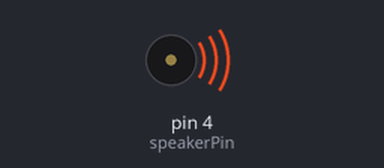
Simulated run of this sketch. Board: Arduino Uno, built with avr-gcc and run on an emulated ATmega328P. Shown: buzzer (waves = sounding). What the sketch prints to the serial monitor is not drawn.

Above: at 0.1 s.
At 1.8 s:
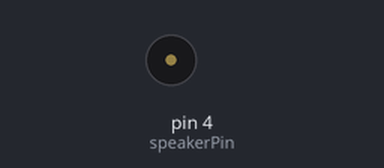
Timing chart, 0 to 3.3 s (numbered marks = the images above):
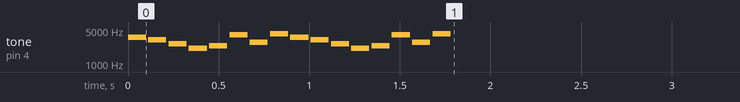

The sketch:

StartResetIndicator.ino
```cpp
#include "musical_notes.h"

int speakerPin = 4; // speaker connected to digital pin 9

void martinillo(){
  tone(speakerPin, note_E6,1000);
  delay(450);
  tone(speakerPin, note_F6,1000);
  delay(450);
  tone(speakerPin, note_G6,1000);
  delay(450);
  tone(speakerPin, note_E6,1000);
  delay(450);

  delay(450);
  tone(speakerPin, note_E6,1000);
  delay(450);
  tone(speakerPin, note_F6,1000);
  delay(450);
  tone(speakerPin, note_G6,1000);
  delay(450);
  tone(speakerPin, note_E6,1000);
  delay(450);

  delay(450);
  tone(speakerPin, note_G6,1000);
  delay(450);
  tone(speakerPin, note_A7,1000);
  delay(450);
  tone(speakerPin, note_B7,1000);
  delay(450);

  delay(450);
  tone(speakerPin, note_G6,1000);
  delay(450);
  tone(speakerPin, note_A7,1000);
  delay(450);
  tone(speakerPin, note_B7,1000);
  delay(450);

  delay(450);
  tone(speakerPin, note_B7,750);
  delay(450);
  tone(speakerPin, note_C7,750);
  delay(450);
  tone(speakerPin, note_B7,750);
  delay(450);
  tone(speakerPin, note_A7,750);
  delay(450);
  tone(speakerPin, note_G7,750);
  delay(450);
  tone(speakerPin, note_E6,750);
  delay(450);

  delay(450);
  tone(speakerPin, note_B7,750);
  delay(450);
  tone(speakerPin, note_C7,750);
  delay(450);
  tone(speakerPin, note_B7,750);
  delay(450);
  tone(speakerPin, note_A7,750);
  delay(450);
  tone(speakerPin, note_G7,750);
  delay(450);
  tone(speakerPin, note_E6,750);
  delay(450);

  delay(450);
  tone(speakerPin, note_F6,1000);
  delay(450);
  tone(speakerPin, note_B7,1000);
  delay(450);
  tone(speakerPin, note_E6,1000);
  delay(450);

  delay(450);
  tone(speakerPin, note_F6,1000);
  delay(450);
  tone(speakerPin, note_B7,1000);
  delay(450);
  tone(speakerPin, note_E6,1000);
  delay(450);
}

void r2D2(){
  tone(speakerPin, note_A7,100); //A
  delay(112);
  tone(speakerPin, note_G7,100); //G
  delay(112);
  tone(speakerPin, note_E7,100); //E
  delay(112);
  tone(speakerPin, note_C7,100); //C
  delay(112);
  tone(speakerPin, note_D7,100); //D
  delay(112);
  tone(speakerPin, note_B7,100); //B
  delay(112);
  tone(speakerPin, note_F7,100); //F
  delay(112);
  tone(speakerPin, note_C8,100); //C
  delay(112);
  tone(speakerPin, note_A7,100); //A
  delay(112);
  tone(speakerPin, note_G7,100); //G
  delay(112);
  tone(speakerPin, note_E7,100); //E
  delay(112);
  tone(speakerPin, note_C7,100); //C
  delay(112);
  tone(speakerPin, note_D7,100); //D
  delay(112);
  tone(speakerPin, note_B7,100); //B
  delay(112);
  tone(speakerPin, note_F7,100); //F
  delay(112);
  tone(speakerPin, note_C8,100); //C
  delay(112);
}

void setup()
{
  Serial.begin(9600);
  Serial.println("Beep!");

  r2D2();
  delay(500);
  /* tone(speakerPin, 3000, 1000); */
  /* delay(1000);c */
}

void loop()
{
  Serial.println("Waiting for reset...");
  delay(1000);
}
```

musical_notes.h
```cpp
// Reference:  This list was adapted from the table located here:
// 		http://www.phy.mtu.edu/~suits/notefreqs.html
const float  note_C0 = 16.35;  //C0
const float  note_Db0 = 17.32;  //C#0/Db0
const float  note_D0 = 18.35;  //D0
const float  note_Eb0 = 19.45;  //D#0/Eb0
const float  note_E0 = 20.6;  //E0
const float  note_F0 = 21.83;  //F0
const float  note_Gb0 = 23.12;  //F#0/Gb0
const float  note_G0 = 24.5;  //G0
const float  note_Ab0 = 25.96;  //G#0/Ab0
const float  note_A0 = 27.5;  //A0
const float  note_Bb0 = 29.14;  //A#0/Bb0
const float  note_B0 = 30.87;  //B0
const float  note_C1 = 32.7;  //C1
const float  note_Db1 = 34.65;  //C#1/Db1
const float  note_D1 = 36.71;  //D1
const float  note_Eb1 = 38.89;  //D#1/Eb1
const float  note_E1 = 41.2;  //E1
const float  note_F1 = 43.65;  //F1
const float  note_Gb1 = 46.25;  //F#1/Gb1
const float  note_G1 = 49;  //G1
const float  note_Ab1 = 51.91;  //G#1/Ab1
const float  note_A1 = 55;  //A1
const float  note_Bb1 = 58.27;  //A#1/Bb1
const float  note_B1 = 61.74;  //B1
const float  note_C2 = 65.41;  //C2 (Middle C)
const float  note_Db2 = 69.3;  //C#2/Db2
const float  note_D2 = 73.42;  //D2
const float  note_Eb2 = 77.78;  //D#2/Eb2
const float  note_E2 = 82.41;  //E2
const float  note_F2 = 87.31;  //F2
const float  note_Gb2 = 92.5;  //F#2/Gb2
const float  note_G2 = 98;  //G2
const float  note_Ab2 = 103.83;  //G#2/Ab2
const float  note_A2 = 110;  //A2
const float  note_Bb2 = 116.54;  //A#2/Bb2
const float  note_B2 = 123.47;  //B2
const float  note_C3 = 130.81;  //C3
const float  note_Db3 = 138.59;  //C#3/Db3
const float  note_D3 = 146.83;  //D3
const float  note_Eb3 = 155.56;  //D#3/Eb3
const float  note_E3 = 164.81;  //E3
const float  note_F3 = 174.61;  //F3
const float  note_Gb3 = 185;  //F#3/Gb3
const float  note_G3 = 196;  //G3
const float  note_Ab3 = 207.65;  //G#3/Ab3
const float  note_A3 = 220;  //A3
const float  note_Bb3 = 233.08;  //A#3/Bb3
const float  note_B3 = 246.94;  //B3
const float  note_C4 = 261.63;  //C4
const float  note_Db4 = 277.18;  //C#4/Db4
const float  note_D4 = 293.66;  //D4
const float  note_Eb4 = 311.13;  //D#4/Eb4
const float  note_E4 = 329.63;  //E4
const float  note_F4 = 349.23;  //F4
const float  note_Gb4 = 369.99;  //F#4/Gb4
const float  note_G4 = 392;  //G4
const float  note_Ab4 = 415.3;  //G#4/Ab4
const float  note_A4 = 440;  //A4
const float  note_Bb4 = 466.16;  //A#4/Bb4
const float  note_B4 = 493.88;  //B4
const float  note_C5 = 523.25;  //C5
const float  note_Db5 = 554.37;  //C#5/Db5
const float  note_D5 = 587.33;  //D5
const float  note_Eb5 = 622.25;  //D#5/Eb5
const float  note_E5 = 659.26;  //E5
const float  note_F5 = 698.46;  //F5
const float  note_Gb5 = 739.99;  //F#5/Gb5
const float  note_G5 = 783.99;  //G5
const float  note_Ab5 = 830.61;  //G#5/Ab5
const float  note_A5 = 880;  //A5
const float  note_Bb5 = 932.33;  //A#5/Bb5
const float  note_B5 = 987.77;  //B5
const float  note_C6 = 1046.5;  //C6
const float  note_Db6 = 1108.73;  //C#6/Db6
const float  note_D6 = 1174.66;  //D6
const float  note_Eb6 = 1244.51;  //D#6/Eb6
const float  note_E6 = 1318.51;  //E6
const float  note_F6 = 1396.91;  //F6
const float  note_Gb6 = 1479.98;  //F#6/Gb6
const float  note_G6 = 1567.98;  //G6
const float  note_Ab6 = 1661.22;  //G#6/Ab6
const float  note_A6 = 1760;  //A6
const float  note_Bb6 = 1864.66;  //A#6/Bb6
const float  note_B6 = 1975.53;  //B6
const float  note_C7 = 2093;  //C7
const float  note_Db7 = 2217.46;  //C#7/Db7
const float  note_D7 = 2349.32;  //D7
const float  note_Eb7 = 2489.02;  //D#7/Eb7
const float  note_E7 = 2637.02;  //E7
const float  note_F7 = 2793.83;  //F7
const float  note_Gb7 = 2959.96;  //F#7/Gb7
const float  note_G7 = 3135.96;  //G7
const float  note_Ab7 = 3322.44;  //G#7/Ab7
const float  note_A7 = 3520;  //A7
const float  note_Bb7 = 3729.31;  //A#7/Bb7
const float  note_B7 = 3951.07;  //B7
const float  note_C8 = 4186.01;  //C8
const float  note_Db8 = 4434.92;  //C#8/Db8
const float  note_D8 = 4698.64;  //D8
const float  note_Eb8 = 4978.03;  //D#8/Eb8
```
